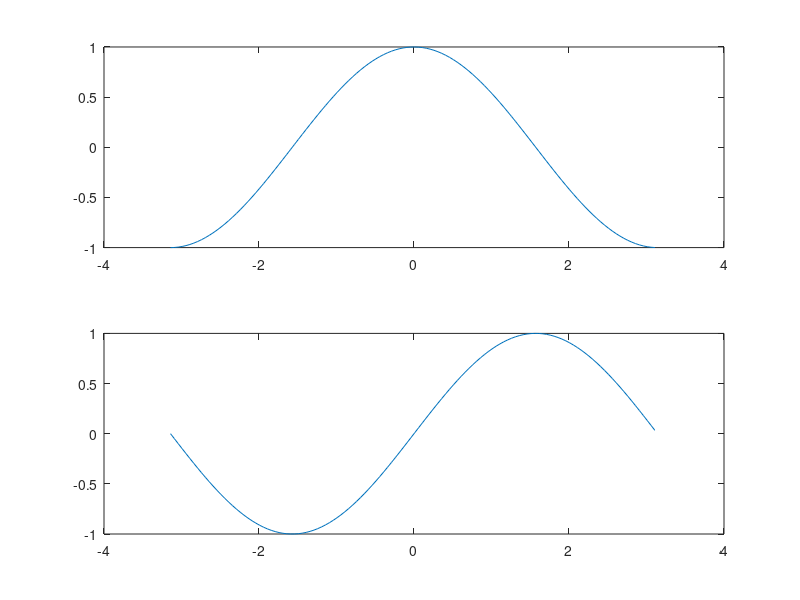
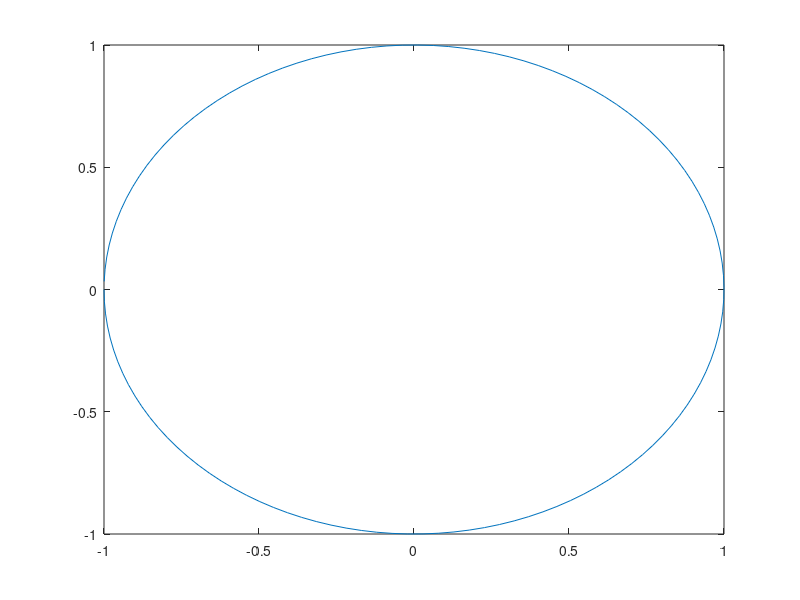

The MATLAB source for these figures, in order:
clear all; close all; clc

x=-pi:0.05:pi;
a=cos(x);
b=sin(x);

figure(1)
subplot(2,1,1);
plot(x,a);

subplot(2,1,2);
plot(x,b);

figure(2)
plot(a,b);